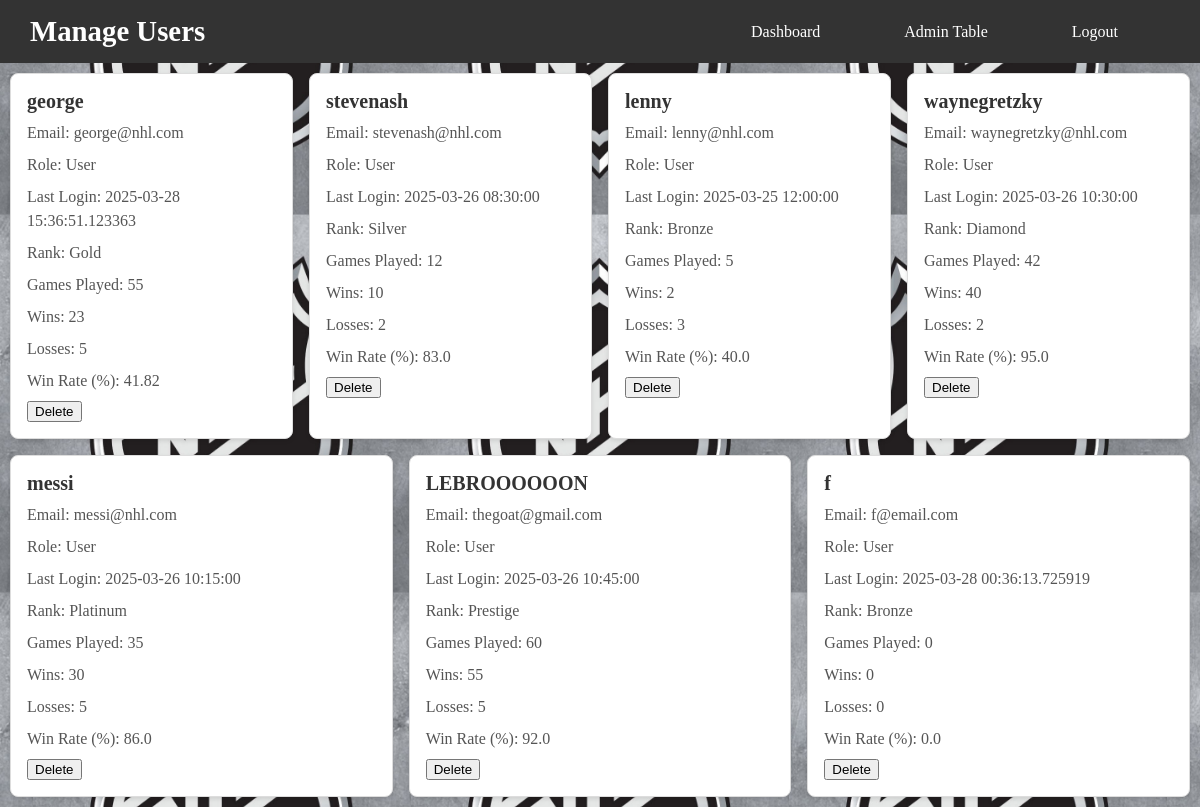
Page /manageUsers on the committed database.
### app/app.py (models this page shows, shortened)
class User(UserMixin, db.Model):
    __tablename__ = 'user'
    id = db.Column(db.Integer, primary_key=True)
    username = db.Column(db.String(80), unique=True, nullable=False)
    password = db.Column(db.String(80), unique=True, nullable=False)
    email = db.Column(db.String(120), unique=True, nullable=False)
    last_login = db.Column(db.DateTime, default=datetime.utcnow, onupdate=datetime.utcnow)
    player_rank = db.Column(db.String(50), nullable=False, default="Bronze")
    total_games_played = db.Column(db.Integer, nullable=False, default=0)
    wins = db.Column(db.Integer, nullable=False, default=0)
    losses = db.Column(db.Integer, nullable=False, default=0)
    win_rate = db.Column(db.Float, nullable=False, default=0.0)

### app/app.py (the view)
@app.route("/manageUsers")
def manage_users():
    users = User.query.all()
    return render_template("Admin/manageUsers.html", users=users)

### app/templates/Admin/manageUsers.html (shortened to what this page needs)
<!DOCTYPE html>
<html lang="en">
<head>
    <link href="../static/CSS/pages/adminStyles.css" rel="stylesheet" type="text/css">
    <link href="../static/CSS/pages/index.css" rel="stylesheet" type="text/css">
    <link href="../static/CSS/components/basics.css" rel="stylesheet" type="text/css">
    <link href="../static/CSS/components/container.css" rel="stylesheet" type="text/css">
</head>
<body>
    <header>
        <nav class="navbar">
                <h1>Manage Users</h1>
                <ul class="nav-links">
                    <li><a href="{{ url_for('admin_home') }}">Dashboard</a></li>
                    <li><a href="{{ url_for('admin_table') }}">Admin Table</a></li>
                    <li><a href="{{ url_for('logout') }}">Logout</a></li>
                </ul>
        </nav>
    </header>
    <div class="user-card-container">
        {% for user in users %}
        <div class="user-card">
            <h3>{{ user.username }}</h3>
            <p>Email: {{ user.email }}</p>
            <p>Role: User</p>
            <p>Last Login: {{ user.last_login }}</p>
            <p>Rank: {{ user.player_rank }}</p>
            <p>Games Played: {{ user.total_games_played }}</p>
            <p>Wins: {{ user.wins }}</p>
            <p>Losses: {{ user.losses }}</p>
            <p>Win Rate (%):  {{ user.win_rate }}</p>
            <div class="actions">
                <form action="{{ url_for('delete_user', user_id=user.id) }}" method="POST" style="display:inline;" onsubmit="return confirm('Are you sure you want to delete this user?');">
                    <button type="submit" class="delete">Delete</button>
                </form>
            </div>
        </div>
        {% endfor %}
    </div>
</body>
</html>

### app/static/CSS/pages/adminStyles.css (style rules this page uses)
.user-card-container { margin: 10px 10px 10px 10px; display: flex; flex-wrap: wrap; gap: 1rem; }
.user-card { background: #ffffff; border: 1px solid #ddd; border-radius: 8px; padding: 1rem; box-shadow: 0 2px 4px rgba(0, 0, 0, 0.1); flex: 1 1 calc(25% - 1rem); box-sizing: border-box; transition: transform 0.2s, box-shadow 0.2s; }
.user-card h3 { margin: 0 0 0.5rem; font-size: 1.25rem; color: #333; font-weight: bold; }
.user-card p { margin: 0.5rem 0; color: #555; line-height: 1.5; }
ul { list-style: none; padding: 0; margin: 0; display: flex; gap: 1rem; }

### app/static/CSS/pages/index.css (style rules this page uses)
.navbar { display: flex; justify-content: space-between; align-items: center; background-color: #333; padding: 15px 30px; color: white; }
.navbar h1 { font-size: 1.8rem; margin: 0; }
.nav-links { list-style: none; display: flex; gap: 20px; margin: 0; padding: 0; }
.nav-links li { display: inline; }
.nav-links a { color: white; text-decoration: none; font-size: 1rem; padding: 8px 12px; border-radius: 5px; transition: background 0.3s ease; }
nav ul { list-style: none; margin: 0; padding: 0; display: flex; justify-content: center; }
nav ul li { margin-right: 40px; }
nav ul li a { color: white; text-decoration: none; font-size: 1.1rem; border-radius: 4px; transition: background-color 0.3s ease; }

### app/static/CSS/components/basics.css (style rules this page uses)
body { background-image: url("../../images/NHLlogo.jpg"); background-size: 10cm; background-position: center; margin: 0px; }

### rows in the picture
User: username "george", email "george@nhl.com", last_login "2025-03-28 15:36:51.123363", player_rank "Gold", total_games_played "55", wins "23", losses "5", win_rate "41.82"
User: username "stevenash", email "stevenash@nhl.com", last_login "2025-03-26 08:30:00", player_rank "Silver", total_games_played "12", wins "10", losses "2", win_rate "83.0"
User: username "lenny", email "lenny@nhl.com", last_login "2025-03-25 12:00:00", player_rank "Bronze", total_games_played "5", wins "2", losses "3", win_rate "40.0"
User: username "waynegretzky", email "waynegretzky@nhl.com", last_login "2025-03-26 10:30:00", player_rank "Diamond", total_games_played "42", wins "40", losses "2", win_rate "95.0"
User: username "messi", email "messi@nhl.com", last_login "2025-03-26 10:15:00", player_rank "Platinum", total_games_played "35", wins "30", losses "5", win_rate "86.0"
User: username "LEBROOOOOON", email "thegoat@gmail.com", last_login "2025-03-26 10:45:00", player_rank "Prestige", total_games_played "60", wins "55", losses "5", win_rate "92.0"
User: username "f", email "f@email.com", last_login "2025-03-28 00:36:13.725919", player_rank "Bronze", total_games_played "0", wins "0", losses "0", win_rate "0.0"
